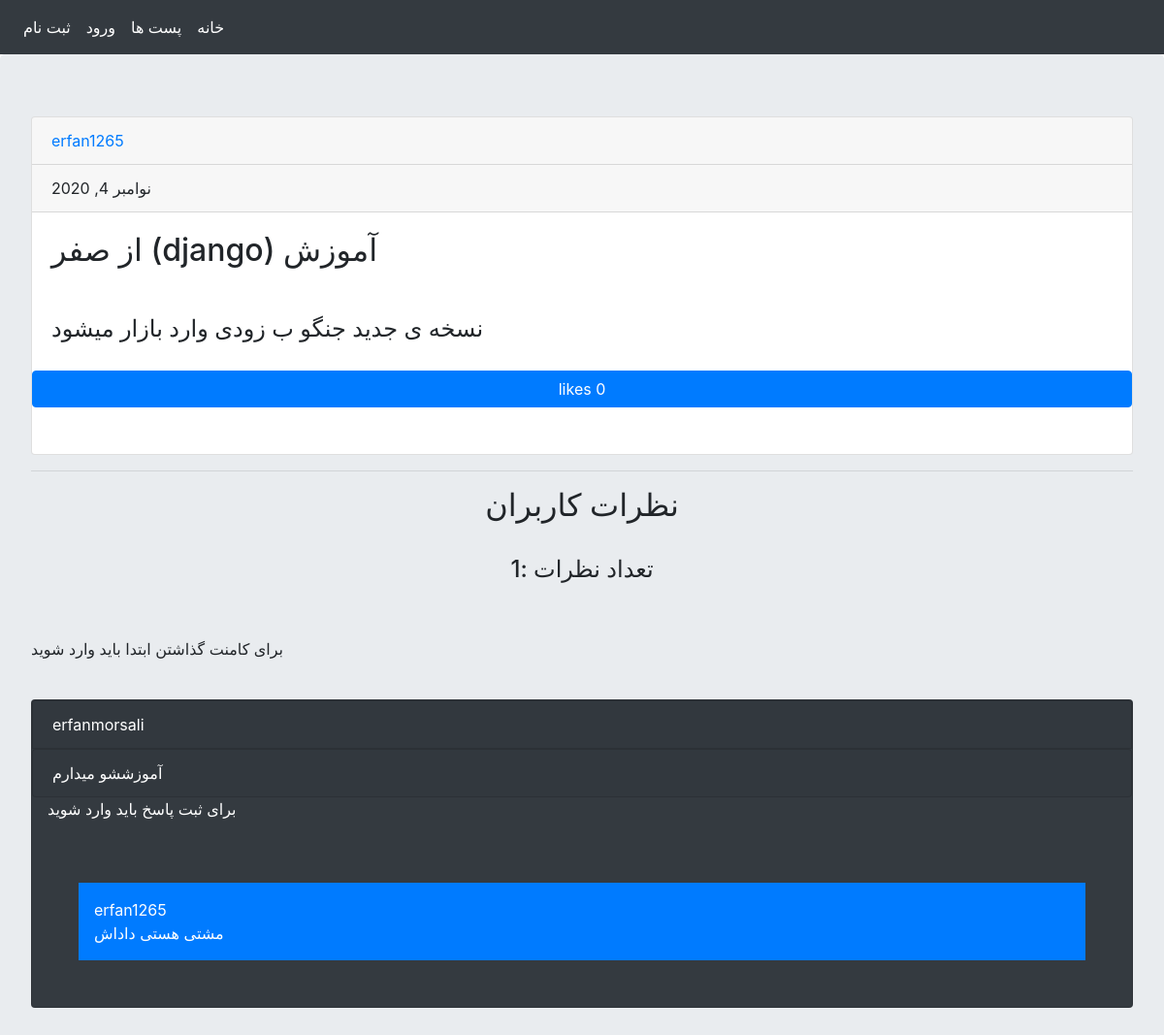
The page /posts/2020-11-4/django/ on the database its author committed.
### social_media_posts/models.py (models this page shows, shortened)
class Post(models.Model):
    user = models.ForeignKey(User, on_delete=models.CASCADE, verbose_name="کاربر")
    title = models.CharField(max_length=100, verbose_name="موضوع")
    body = models.TextField(verbose_name="متن پست")
    slug = models.SlugField(unique=True, allow_unicode=True, verbose_name='نام در url')
    created = models.DateTimeField(auto_now_add=True, verbose_name='تاریخ تبت پست')
    objects = PostManager()
    class Meta:
        verbose_name = "پست"
        verbose_name_plural = 'پست ها'
    def like_count(self):
        return self.post_likes.count()

class PostComment(models.Model):
    user = models.ForeignKey(User, on_delete=models.CASCADE, related_name="usercomment", verbose_name='کاربر')
    post = models.ForeignKey(Post, on_delete=models.CASCADE, related_name='postcomment', verbose_name='پست')
    reply = models.ForeignKey("self", on_delete=models.CASCADE, blank=True, null=True, related_name='replycomment',
                              verbose_name="ریپلای")
    is_reply = models.BooleanField(default=False, verbose_name='ریپلای شده')
    body = models.TextField(max_length=400, verbose_name='متن کامنت')
    created = models.DateTimeField(auto_now_add=True, verbose_name='تاریخ ثبت')
    class Meta:
        verbose_name = 'کامنت',
        verbose_name_plural = 'کامنت ها'
        ordering = ('-created',)

### social_media_posts/views.py (the view, shortened to what this page needs)
# urls.py: path("posts/<int:year>-<int:month>-<int:day>/<slug>/", post_detail, name='post_detail'),
def post_detail(request, year, month, day, slug):
    message = messages.get_messages(request)
    reply_form = AddReplyForm(request.POST or None)
    form = PostCommentForm(request.POST or None)
    post = get_object_or_404(Post, created__year=year, created__month=month, created__day=day, slug=slug)
    global liked_by_user
    liked_by_user = False
    if request.user.is_authenticated:
        is_like = LikeSystem.objects.filter(user=request.user, post=post)
        if is_like.exists():
            liked_by_user = True
    comments = PostComment.objects.filter(post=post, is_reply=False)
    context = {
        "post": post,
        "messages": message,
        "comments": comments,
        "comment_form": form,
        "reply_form": reply_form,
        "is_like": liked_by_user
    }
    return render(request, "social_media_posts/post_detail.html", context)

### social_media_posts/templates/social_media_posts/post_detail.html (shortened to what this page needs)
{% extends 'shared/base.html' %}
{% block content %}
    <div class="card">
        <a href="{% url 'accounts:user_dashboard' user_id=post.user.id %}"><p class="card-header">{{ post.user }}</p>
        </a>
        <p class="card-header"> {{ post.created | date }}</p>
        <h2 class="card-body">
            {{ post.title }}
        </h2>
        <h4 class="card-body">
            {{ post.body }}
        </h4>
        {% if request.user != post.user %}
            {% if request.user.is_authenticated %}
                {% if not is_like %}
                    <a class="btn btn-primary "
                       href="{% url 'posts:like_post' post.id %}">likes {{ post.like_count }}</a>
                {% else %}
                    <a class="btn btn-danger "
                       href="{% url 'posts:unlike_post' post.id %}">unlike {{ post.like_count }}</a>
                {% endif %}
            {% else %}
                <button class="btn btn-primary">likes {{ post.like_count }} </button>
            {% endif %}
        {% endif %}
        <br><br>
    </div>
    <hr>
    <h2 class="text-center">نظرات کاربران</h2><br>
    <h4 class="text-center">تعداد نظرات :{{ comments.count }}</h4><br><br>
    {% if request.user.is_authenticated %}
        <form action="" method="post" class="col-md-6">
            {% csrf_token %}
            {{ comment_form }}
            <br>
            <button class="btn btn-info" type="submit">ثبت</button>
        </form>
    {% else %}
        <p>برای کامنت گذاشتن ابتدا باید وارد شوید</p>
    {% endif %}
    <br>
    {% for comment in comments %}
        <div class="card bg-dark text-white">
            <p class="card card-header">
                {{ comment.user.username }}
            </p>
            <p class="card card-header">
                {{ comment.body }}
            </p>
            {% if request.user.is_authenticated %}
                <form action="{% url 'posts:add_reply' post.id comment.id %}" method="post">
                    {% csrf_token %}
                    {{ reply_form.as_p }}
                    <button type="submit">ثبت</button>
                </form>
            {% else %}
                <p class="ml-3">برای ثبت پاسخ باید وارد شوید</p>
            {% endif %}
            {% for reply in comment.replycomment.all %}
                <p class="bg-primary text-white m-5 p-3">{{ reply.user }}<br>{{ reply.body }}</p>
            {% endfor %}
        </div> <br>
    {% empty %}
        <h2 class="text-center">کاربران برای این پست نظری ثبت نکرده اند</h2>
    {% endfor %}
{% endblock %}

### rows shown on the page
Post: user "erfan1265", created "نوامبر 4, 2020", title "آموزش (django) از صفر", body "نسخه ی جدید جنگو ب زودی وارد بازار میشود", like_count "0"
PostComment: user.username "erfanmorsali", body "آموزششو میدارم"
PostComment: user "erfan1265", body "مشتی هستی داداش"

### other values the page prints
{{ comments.count }} "1"
